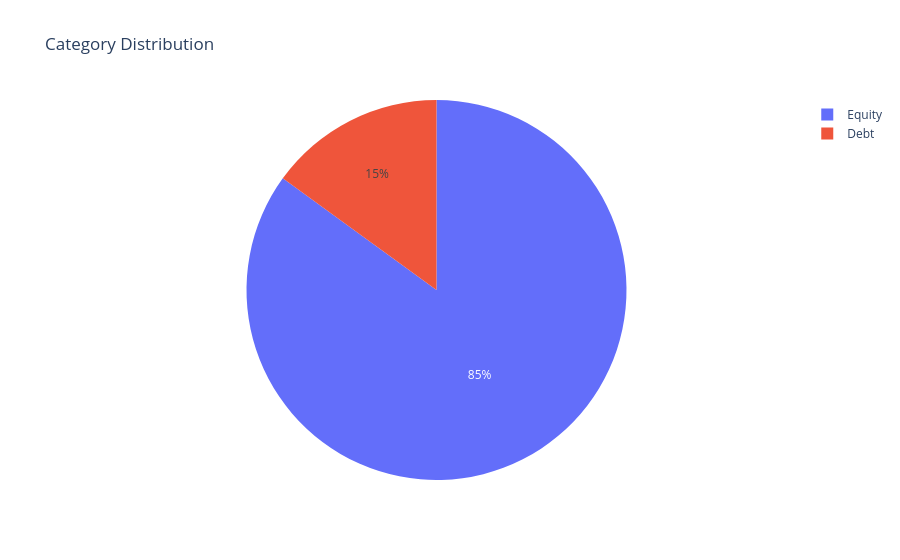

Write notebook code for a chart like this one.
### Code cell
category = df["category"].value_counts().reset_index()
category.columns = ["Category", "Count"]

fig = px.pie(
    category,
    names="Category",
    values="Count",
    title="Category Distribution"
)
fig.show()

### Figure 1 — Plotly figure (JSON) as saved in the notebook; plotly's stock layout.template omitted (floating-point values rounded to 4 significant figures)
{"data": [{"domain": {"x": [0, 1], "y": [0, 1]}, "hovertemplate": "Category=%{label}<br>Count=%{value}<extra></extra>", "labels": ["Equity", "Debt"], "legendgroup": "", "name": "", "showlegend": true, "type": "pie", "values": [34, 6]}], "layout": {"legend": {"tracegroupgap": 0}, "title": {"text": "Category Distribution"}}}
